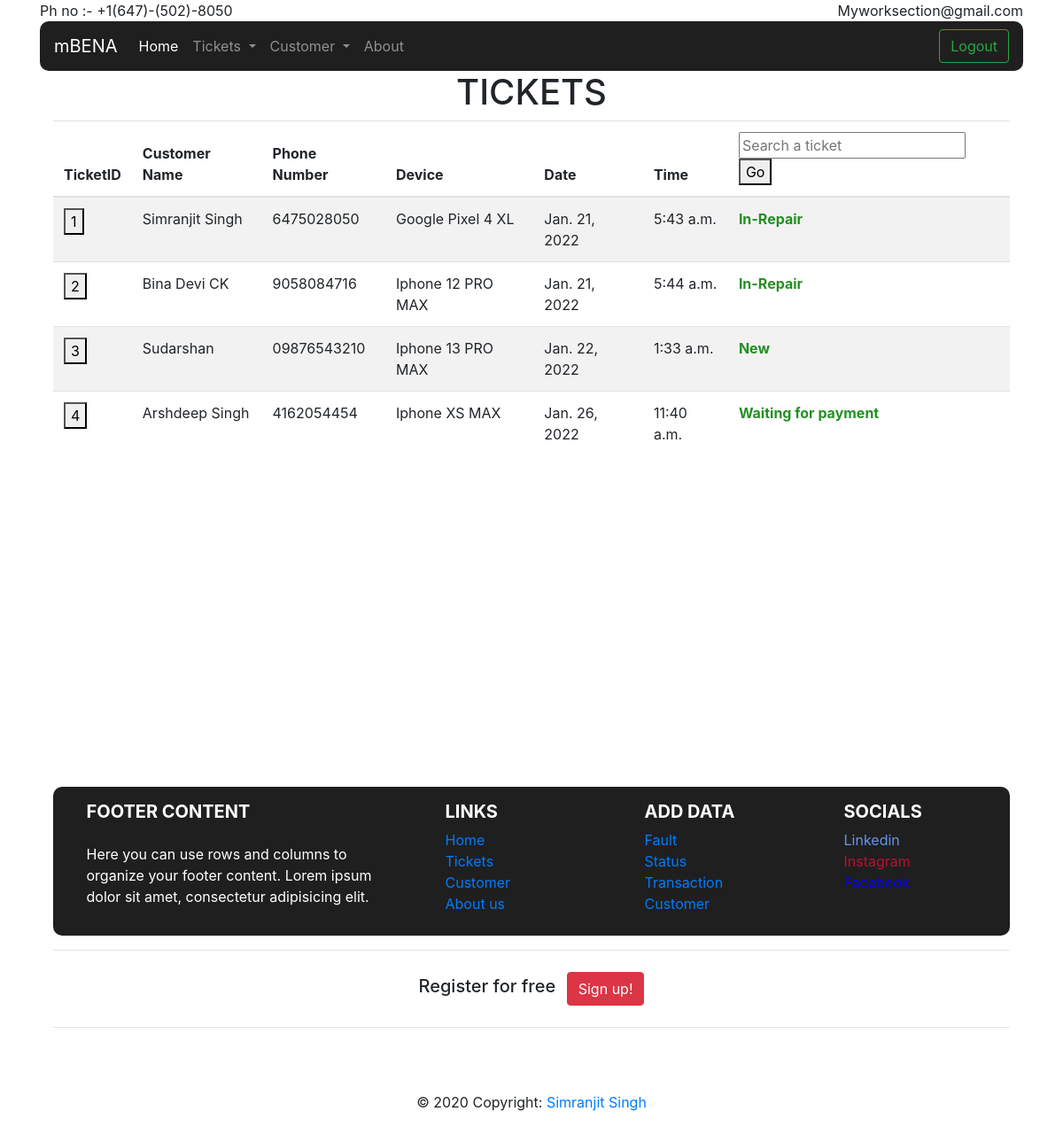
/estore/tickets/, run on the app's committed database.
### eStore/models.py (models this page shows, shortened)
class Ticket(models.Model):
    customer = models.ForeignKey(Customer, on_delete=models.CASCADE, blank=True, null=True, related_name="numberoftickets")
    fault = models.ForeignKey(Fault, on_delete=models.CASCADE)
    date = models.DateField(auto_now=True)
    time = models.TimeField(auto_now=True)
    status = models.ForeignKey(Status, on_delete=models.CASCADE)
    description = models.CharField(max_length=1000, blank=True, null=True)
    device = models.CharField(max_length=50)
    transaction = models.ForeignKey(Transaction,on_delete=models.CASCADE, blank=True, null=True)
    amount = models.IntegerField(blank=True, null=True)

class Customer(models.Model):
    name = models.CharField(max_length=64)
    email = models.EmailField( max_length=254)
    phonenumber = models.CharField(max_length=12)

class Status(models.Model):
    name = models.CharField(max_length=50)
    def __str__(self):
        return f"{self.name}"

### eStore/views.py (the view)
# urls.py: path("tickets/", views.tickets, name="tickets"),
def tickets(request):
    if request.method == 'POST':
        i = request.POST['searchticket']
        return render(request, 'tickets.html', {"Tickets": Ticket.objects.filter(id = i)})
    return render(request, 'tickets.html' ,{
            "Tickets": Ticket.objects.all()
        })

### eStore/templates/tickets.html (shortened to what this page needs)
{% extends "layout.html" %}
{% block body %}
<h1 style="text-align: center;">TICKETS</h1>
<div class="container">
  <table class="table table-striped">
    <thead>
      <tr>
        <th>TicketID</th>
        <th scope="col">Customer Name</th>
        <th scope="col">Phone Number</th>
        <th scope="col">Device</th>
        <th scope="col">Date</th>
        <th scope="col">Time</th>
        <th scope="col">
          <form action="{%url 'tickets' %}" method="post">
            <input type="text" name="searchticket" placeholder="Search a ticket">
            <button type="submit">Go</button>
          </form>
        </th>
      </tr>
    </thead>
    <tbody>
      {% for ticket in Tickets %}
      <tr>
        <td>
          <form action="{%url 'ticketdetails' ticket.id %}" method="post"> {% csrf_token %}<button
              type="submit">{{ticket.id}}</button></form>
        </td>
        <td>{{ticket.customer.name}}</td>
        <td>{{ticket.customer.phonenumber}}</td>
        <td>{{ticket.device}}</td>
        <td>{{ticket.date}}</td>
        <td>{{ticket.time}}</td>
        <td style="color: rgba(13, 133, 13, 0.904);"><b>{{ticket.status}}</b></td>
      </tr>
      {% endfor %}
    </tbody>
  </table>
</div>
{% endblock body %}

### data on the page
Ticket: id "1", customer.name "Simranjit Singh", customer.phonenumber "6475028050", device "Google Pixel 4 XL", date "Jan. 21, 2022", time "5:43 a.m.", status "In-Repair"
Ticket: id "2", customer.name "Bina Devi CK", customer.phonenumber "9058084716", device "Iphone 12 PRO MAX", date "Jan. 21, 2022", time "5:44 a.m.", status "In-Repair"
Ticket: id "3", customer.name "Sudarshan", customer.phonenumber "09876543210", device "Iphone 13 PRO MAX", date "Jan. 22, 2022", time "1:33 a.m.", status "New"
Ticket: id "4", customer.name "Arshdeep Singh", customer.phonenumber "4162054454", device "Iphone XS MAX", date "Jan. 26, 2022", time "11:40 a.m.", status "Waiting for payment"
